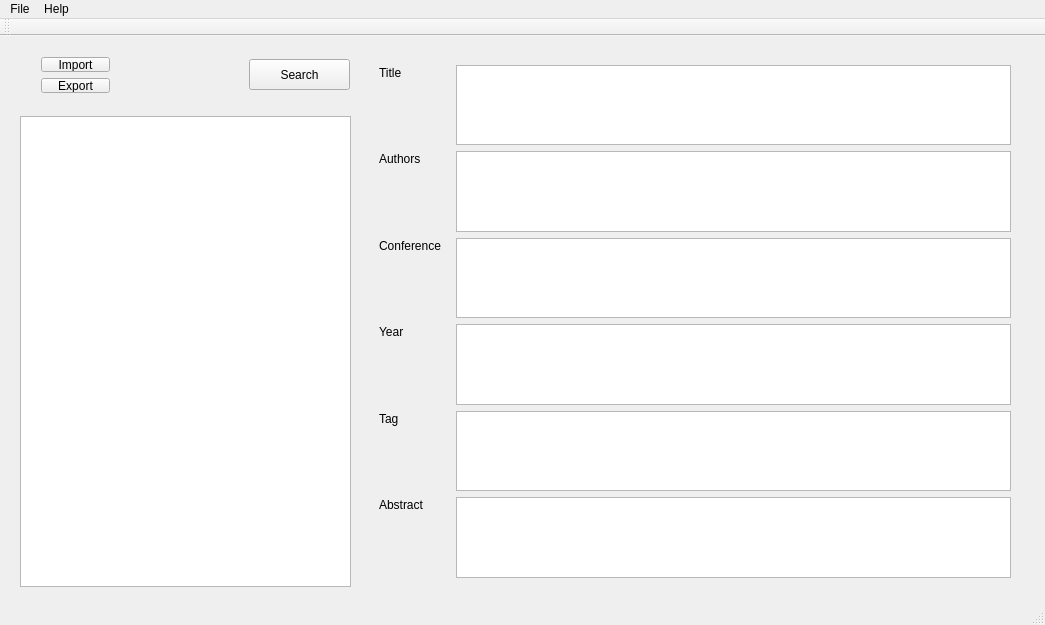
<?xml version="1.0" encoding="UTF-8"?>
<ui version="4.0">
 <class>MainWindow</class>
 <widget class="QMainWindow" name="MainWindow">
  <property name="geometry">
   <rect>
    <x>0</x>
    <y>0</y>
    <width>1045</width>
    <height>625</height>
   </rect>
  </property>
  <property name="windowTitle">
   <string>MainWindow</string>
  </property>
  <widget class="QWidget" name="centralWidget">
   <widget class="QWidget" name="mainText" native="true">
    <property name="geometry">
     <rect>
      <x>370</x>
      <y>20</y>
      <width>650</width>
      <height>531</height>
     </rect>
    </property>
    <widget class="QLabel" name="tileLabel">
     <property name="geometry">
      <rect>
       <x>9</x>
       <y>9</y>
       <width>27</width>
       <height>16</height>
      </rect>
     </property>
     <property name="text">
      <string>Title</string>
     </property>
    </widget>
    <widget class="QTextEdit" name="titleText">
     <property name="geometry">
      <rect>
       <x>86</x>
       <y>9</y>
       <width>555</width>
       <height>80</height>
      </rect>
     </property>
     <property name="minimumSize">
      <size>
       <width>0</width>
       <height>70</height>
      </size>
     </property>
     <property name="sizeAdjustPolicy">
      <enum>QAbstractScrollArea::AdjustToContentsOnFirstShow</enum>
     </property>
    </widget>
    <widget class="QLabel" name="authorLabel">
     <property name="geometry">
      <rect>
       <x>9</x>
       <y>95</y>
       <width>48</width>
       <height>16</height>
      </rect>
     </property>
     <property name="text">
      <string>Authors</string>
     </property>
    </widget>
    <widget class="QTextEdit" name="authorText">
     <property name="geometry">
      <rect>
       <x>86</x>
       <y>95</y>
       <width>555</width>
       <height>81</height>
      </rect>
     </property>
    </widget>
    <widget class="QLabel" name="journelLabel">
     <property name="geometry">
      <rect>
       <x>9</x>
       <y>182</y>
       <width>71</width>
       <height>16</height>
      </rect>
     </property>
     <property name="text">
      <string>Conference</string>
     </property>
    </widget>
    <widget class="QTextEdit" name="journelText">
     <property name="geometry">
      <rect>
       <x>86</x>
       <y>182</y>
       <width>555</width>
       <height>80</height>
      </rect>
     </property>
    </widget>
    <widget class="QLabel" name="dateLabel">
     <property name="geometry">
      <rect>
       <x>9</x>
       <y>268</y>
       <width>28</width>
       <height>16</height>
      </rect>
     </property>
     <property name="text">
      <string>Year</string>
     </property>
    </widget>
    <widget class="QTextEdit" name="dateText">
     <property name="geometry">
      <rect>
       <x>86</x>
       <y>268</y>
       <width>555</width>
       <height>81</height>
      </rect>
     </property>
    </widget>
    <widget class="QLabel" name="tagLabel">
     <property name="geometry">
      <rect>
       <x>9</x>
       <y>355</y>
       <width>24</width>
       <height>16</height>
      </rect>
     </property>
     <property name="text">
      <string>Tag</string>
     </property>
    </widget>
    <widget class="QTextEdit" name="tagText">
     <property name="geometry">
      <rect>
       <x>86</x>
       <y>355</y>
       <width>555</width>
       <height>80</height>
      </rect>
     </property>
    </widget>
    <widget class="QLabel" name="abstractLable">
     <property name="geometry">
      <rect>
       <x>9</x>
       <y>441</y>
       <width>52</width>
       <height>16</height>
      </rect>
     </property>
     <property name="text">
      <string>Abstract</string>
     </property>
    </widget>
    <widget class="QTextEdit" name="abstractText">
     <property name="geometry">
      <rect>
       <x>86</x>
       <y>441</y>
       <width>555</width>
       <height>81</height>
      </rect>
     </property>
     <property name="sizeAdjustPolicy">
      <enum>QAbstractScrollArea::AdjustToContents</enum>
     </property>
     <property name="tabStopWidth">
      <number>100</number>
     </property>
    </widget>
   </widget>
   <widget class="QListWidget" name="listWidget">
    <property name="geometry">
     <rect>
      <x>20</x>
      <y>80</y>
      <width>331</width>
      <height>471</height>
     </rect>
    </property>
   </widget>
   <widget class="QWidget" name="layoutWidget">
    <property name="geometry">
     <rect>
      <x>30</x>
      <y>10</y>
      <width>91</width>
      <height>58</height>
     </rect>
    </property>
    <layout class="QVBoxLayout" name="verticalLayout">
     <item>
      <widget class="QPushButton" name="importButton">
       <property name="text">
        <string>Import</string>
       </property>
      </widget>
     </item>
     <item>
      <layout class="QHBoxLayout" name="port">
       <item>
        <widget class="QPushButton" name="exportButton">
         <property name="text">
          <string>Export</string>
         </property>
        </widget>
       </item>
      </layout>
     </item>
    </layout>
   </widget>
   <widget class="QPushButton" name="findButton">
    <property name="geometry">
     <rect>
      <x>249</x>
      <y>23</y>
      <width>101</width>
      <height>31</height>
     </rect>
    </property>
    <property name="text">
     <string>Search</string>
    </property>
   </widget>
   <zorder>layoutWidget</zorder>
   <zorder>mainText</zorder>
   <zorder>listWidget</zorder>
   <zorder>findButton</zorder>
  </widget>
  <widget class="QMenuBar" name="menuBar">
   <property name="geometry">
    <rect>
     <x>0</x>
     <y>0</y>
     <width>1045</width>
     <height>22</height>
    </rect>
   </property>
   <widget class="QMenu" name="menuFile">
    <property name="title">
     <string>File</string>
    </property>
   </widget>
   <widget class="QMenu" name="menuHelp">
    <property name="title">
     <string>Help</string>
    </property>
    <addaction name="separator"/>
    <addaction name="separator"/>
    <addaction name="separator"/>
    <addaction name="separator"/>
    <addaction name="separator"/>
    <addaction name="separator"/>
    <addaction name="separator"/>
    <addaction name="separator"/>
    <addaction name="separator"/>
   </widget>
   <addaction name="menuFile"/>
   <addaction name="menuHelp"/>
  </widget>
  <widget class="QStatusBar" name="statusBar"/>
  <widget class="QToolBar" name="mainToolBar">
   <attribute name="toolBarArea">
    <enum>TopToolBarArea</enum>
   </attribute>
   <attribute name="toolBarBreak">
    <bool>false</bool>
   </attribute>
  </widget>
 </widget>
 <layoutdefault spacing="6" margin="11"/>
 <resources/>
 <connections/>
</ui>
